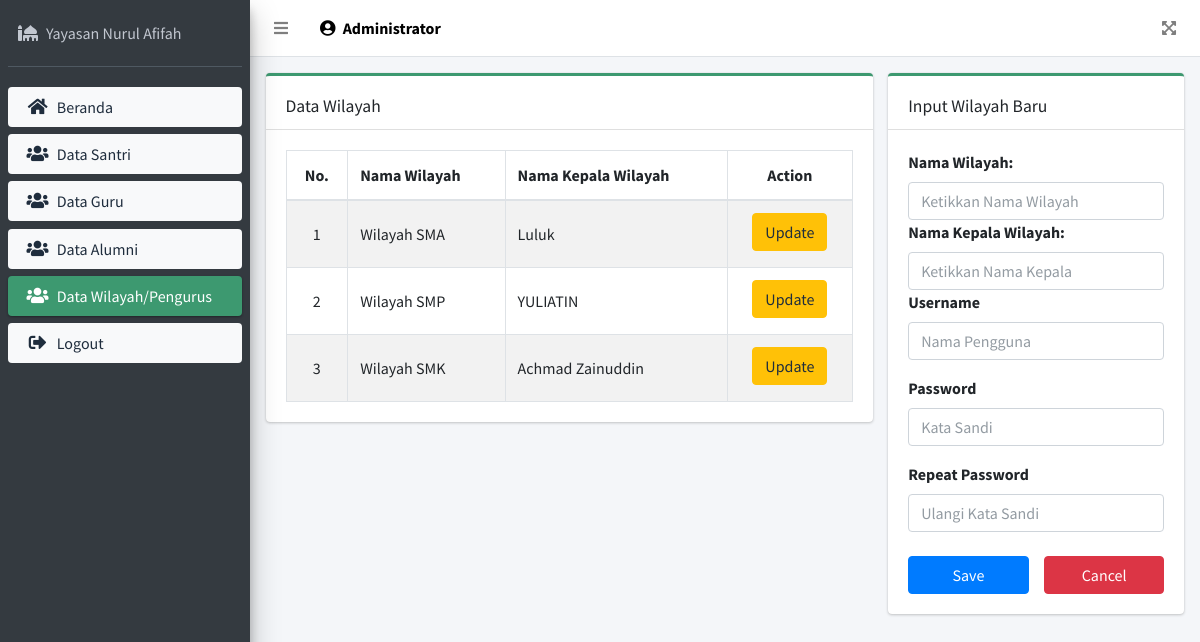
Screenshot of /data_wilayah (signed in) with the database file from the repository.
### book/models.py (models this page shows, shortened)
class Wilayah(models.Model):
    user = models.OneToOneField(User, blank=True, null=True, on_delete=models.CASCADE)
    nama_wilayah = models.CharField(max_length=200, blank=True, null=True)
    nama_kepala = models.CharField(max_length=200, blank=True, null=True)
    class Meta:
        verbose_name_plural ="Daftar Wilayah Yayasan Nurul Afifah"

### book/decorators.py (the view)
        def perubahan_halaman(request, *args, **kwargs):
            group = None
            if request.user.groups.exists():
                group = request.user.groups.all()[0].name
            if group in yang_diizinkan:
                return fungsi_awal(request, *args, **kwargs)
            else:
                return redirect("block_access")

### book/forms.py
class WilayahForm(ModelForm):
    class Meta:
        model = Wilayah
        fields = ('nama_wilayah', 'nama_kepala')
        widgets = {
            'nama_wilayah': forms.TextInput(attrs={
                'required': True,
                'autofocus': True,
                'class': 'form-control',
                'placeholder': 'Ketikkan Nama Wilayah'
            }),
            'nama_kepala': forms.TextInput(attrs={
                'required': True,
                'autofocus': True,
                'class': 'form-control',
                'placeholder': 'Ketikkan Nama Kepala'
            })
        }
        labels = {
            "nama_wilayah": "Nama Wilayah",
            "nama_kepala": "Nama Kepala Wilayah",
        }

### book/views.py (called while the page is built, shortened)
@login_required(login_url='login')
@ijinkan_pengguna(yang_diizinkan=["master"])
def wilayah(request):
    f_wilayah = WilayahForm()
    data_wilayah = Wilayah.objects.all()
    formWilayah = WilayahForm(request.POST)
    jeda = {
        "judul": "Daftar Wilayah",
        "menu": "wilayah",
        "form": f_wilayah,
        "wilayah": data_wilayah,
    }
    return render(request, 'halaman/wilayah.html', jeda)

### book/templates/halaman/wilayah.html
{% extends 'frame/main.html' %} {% load crispy_forms_tags %} {% block content %}
<div class="col-8 mt-3">
  <div class="card card-olive card-outline">
    <div class="card-header">
      <h2 class="card-title mt-2">Data Wilayah</h2>
    </div>
    <div class="card-body">
      <table id="example2" class="table table-bordered table-striped">
        <thead>
          <tr>
            <th class="align-middle text-center">No.</th>
            <th>Nama Wilayah</th>
            <th>Nama Kepala Wilayah</th>
            <th class="align-middle text-center">Action</th>
          </tr>
        </thead>
        <tbody>
          {% for dj in wilayah %}
          <tr>
            <td class="align-middle text-center">{{forloop.counter}}</td>
            <td class="align-middle">{{dj.nama_wilayah}}</td>
            <td class="align-middle">{{dj.nama_kepala}}</td>
            <td class="text-center">
              <a
                href="{% url 'update_wilayah' dj.nama_wilayah %}"
                class="btn btn-warning mb-1"
                >Update
              </a>
            </td>
          </tr>
          {% empty %}
          <tr>
            <td colspan="4" class="text-center">Data Wilayah Kosong</td>
          </tr>
          {% endfor %}
        </tbody>
      </table>
    </div>
  </div>
</div>
<div class="col-4 mt-3">
  <div class="card card-olive card-outline">
    <div class="card-header">
      <h2 class="card-title mt-2">Input Wilayah Baru</h2>
    </div>
    <div class="card-body">
      <form method="post">
        {% csrf_token %} {{ form }}
        <div class="form-group">
          <label>Username</label>
          <input
            type="text"
            class="form-control"
            name="username"
            placeholder="Nama Pengguna"
          />
          <label class="mt-3">Password</label>
          <input
            type="password"
            class="form-control"
            name="password"
            placeholder="Kata Sandi"
          />
          <label class="mt-3">Repeat Password</label>
          <input
            type="password"
            class="form-control"
            name="password2"
            placeholder="Ulangi Kata Sandi"
          />
        </div>
        <div class="row justify-content-end">
          <div class="col-sm-6 mt-2">
            <input
              type="submit"
              class="btn btn-block btn-primary"
              value="Save"
            />
          </div>
          <div class="col-sm-6 mt-2">
            <input
              type="reset"
              class="btn btn-block btn-danger"
              value="Cancel"
            />
          </div>
        </div>
      </form>
    </div>
  </div>
</div>
{% endblock content %}

### book/templates/frame/topbar.html
<nav class="main-header navbar navbar-expand navbar-white navbar-light">
  <ul class="navbar-nav">
    <li class="nav-item">
      <a class="nav-link" data-widget="pushmenu" href="#" role="button"
        ><i class="fas fa-bars"></i
      ></a>
    </li>
    <li class="nav-item d-none d-sm-inline-block">
      <a class="nav-link" style="color: black">
        <b
          ><i class="fas fa-user-circle mr-1"></i>
          {{request.user.first_name}}</b
        >
      </a>
    </li>
  </ul>
  <ul class="navbar-nav ml-auto">
    <li class="nav-item">
      <a class="nav-link" data-widget="fullscreen" href="#" role="button">
        <i class="fas fa-expand-arrows-alt"></i>
      </a>
    </li>
  </ul>
</nav>

### rows the page displays
Wilayah: nama_wilayah "Wilayah SMA", nama_kepala "Luluk"
Wilayah: nama_wilayah "Wilayah SMP", nama_kepala "YULIATIN"
Wilayah: nama_wilayah "Wilayah SMK", nama_kepala "Achmad Zainuddin"

### other values shown
{{ request.user.first_name }} "Administrator"
